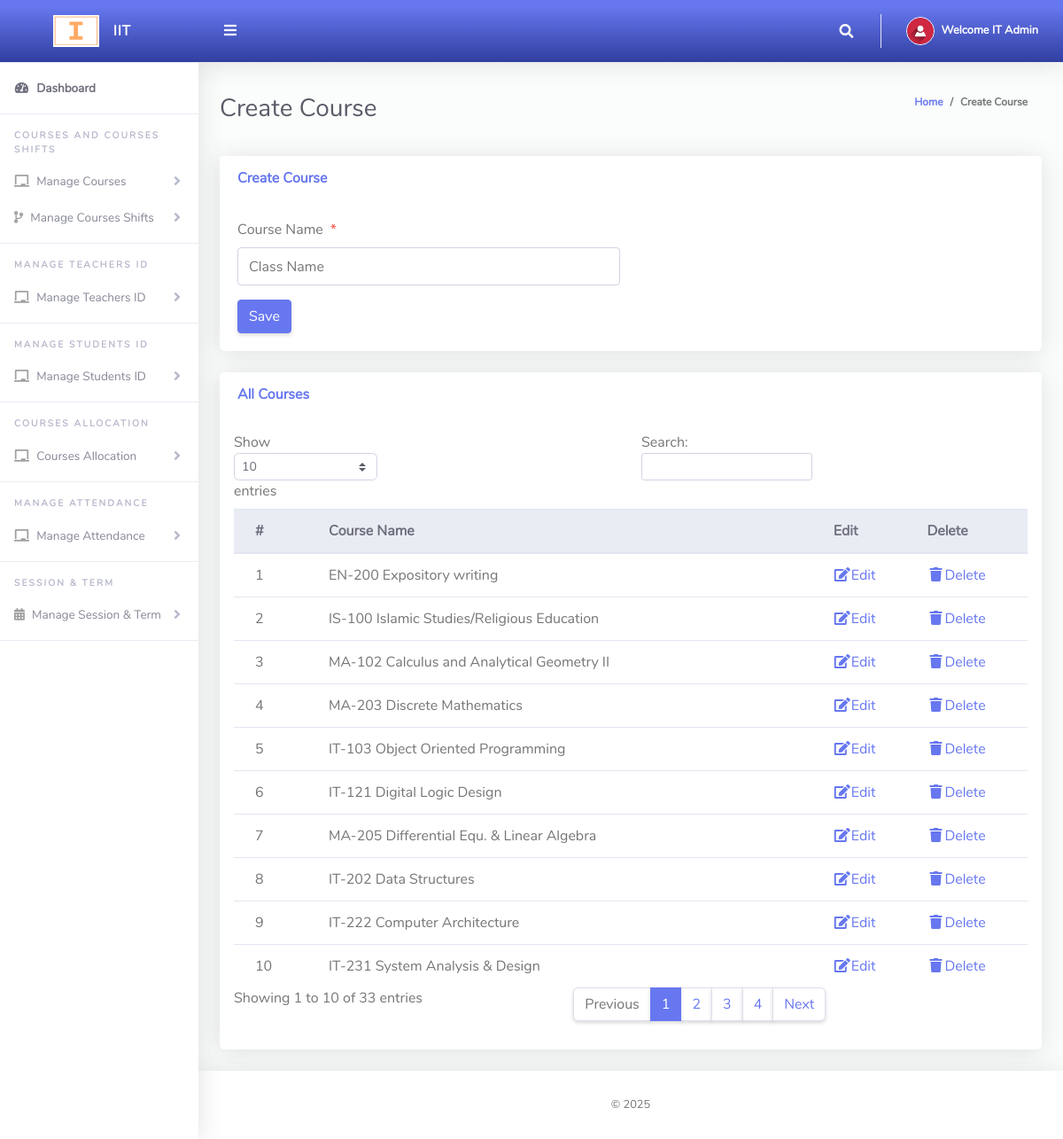
The app's page /Admin/createCourse.php (signed in) with its own data.
### tables this page shows
CREATE TABLE `tblcourse` (
  `Id` int(3) NOT NULL,
  `courseName` varchar(200) NOT NULL
);

### Admin/createCourse.php (the view, shortened to what this page needs)
<?php
include '../Includes/dbcon.php';
?>
<!DOCTYPE html>
<html lang="en">
<head>
  <link href="../vendor/fontawesome-free/css/all.min.css" rel="stylesheet" type="text/css">
  <link href="../vendor/bootstrap/css/bootstrap.min.css" rel="stylesheet" type="text/css">
  <link href="css/ruang-admin.min.css" rel="stylesheet">
</head>
<body id="page-top">
  <div id="wrapper">
      <?php include "Includes/sidebar.php";?>
    <div id="content-wrapper" class="d-flex flex-column">
      <div id="content">
       <?php include "Includes/topbar.php";?>
        <div class="container-fluid" id="container-wrapper">
          <div class="d-sm-flex align-items-center justify-content-between mb-4">
            <h1 class="h3 mb-0 text-gray-800">Create Course</h1>
            <ol class="breadcrumb">
              <li class="breadcrumb-item"><a href="./">Home</a></li>
              <li class="breadcrumb-item active" aria-current="page">Create Course</li>
            </ol>
          </div>
          <div class="row">
            <div class="col-lg-12">
              <div class="card mb-4">
                <div class="card-header py-3 d-flex flex-row align-items-center justify-content-between">
                  <h6 class="m-0 font-weight-bold text-primary">Create Course</h6>
                </div>
                <div class="card-body">
                  <form method="post">
                    <div class="form-group row mb-3">
                        <div class="col-xl-6">
                            <label class="form-control-label">Course Name<span class="text-danger ml-2">*</span></label>
                      <input type="text" class="form-control" name="courseName" value="<?php echo $row['courseName'];?>" id="exampleInputFirstName" placeholder="Class Name">
                        </div>
                    </div>
                      <?php
                    if (isset($Id))
                    {
                    ?>
                    <button type="submit" name="update" class="btn btn-warning">Update</button>
                    &nbsp;&nbsp;&nbsp;&nbsp;&nbsp;&nbsp;&nbsp;&nbsp;&nbsp;&nbsp;
                    <?php
                    } else {
                    ?>
                    <button type="submit" name="save" class="btn btn-primary">Save</button>
                    <?php
                    }
                    ?>
                  </form>
                </div>
              </div>
                 <div class="row">
              <div class="col-lg-12">
              <div class="card mb-4">
                <div class="card-header py-3 d-flex flex-row align-items-center justify-content-between">
                  <h6 class="m-0 font-weight-bold text-primary">All Courses</h6>
                </div>
                <div class="table-responsive p-3">
                  <table class="table align-items-center table-flush table-hover" id="dataTableHover">
                    <thead class="thead-light">
                      <tr>
                        <th>#</th>
                        <th>Course Name</th>
                        <th>Edit</th>
                        <th>Delete</th>
                      </tr>
                    </thead>
                    <tbody>
                  <?php
                      $query = "SELECT * FROM tblcourse";
                      $rs = $conn->query($query);
                      $num = $rs->num_rows;
                      $sn=0;
                      if($num > 0)
                      {
                        while ($rows = $rs->fetch_assoc())
                          {
                             $sn = $sn + 1;
                            echo"
                              <tr>
                                <td>".$sn."</td>
                                <td>".$rows['courseName']."</td>
                                <td><a href='?action=edit&Id=".$rows['Id']."'><i class='fas fa-fw fa-edit'></i>Edit</a></td>
                                <td><a href='?action=delete&Id=".$rows['Id']."'><i class='fas fa-fw fa-trash'></i>Delete</a></td>
                              </tr>";
                          }
                      }
                      else
                      {
                           echo
                           "<div class='alert alert-danger' role='alert'>
                            No Record Found!
                            </div>";
                      }
                      ?>
                    </tbody>
                  </table>
                </div>
              </div>
            </div>
            </div>
          </div>
        </div>
      </div>
       <?php include "Includes/footer.php";?>
    </div>
  </div>
</body>
</html>

### Admin/Includes/topbar.php (shortened to what this page needs)
<?php
  $query = "SELECT * FROM tbladmin WHERE Id = ".$_SESSION['userId']."";
  $rs = $conn->query($query);
  $rows = $rs->fetch_assoc();
  $fullName = $rows['firstName']." ".$rows['lastName'];
?>
<nav class="navbar navbar-expand navbar-light bg-gradient-primary topbar mb-4 static-top">
          <button id="sidebarToggleTop" class="btn btn-link rounded-circle mr-3">
            <i class="fa fa-bars"></i>
          </button>
          <ul class="navbar-nav ml-auto">
            <li class="nav-item dropdown no-arrow">
              <a class="nav-link dropdown-toggle" href="#" id="searchDropdown" role="button" data-toggle="dropdown"
                aria-haspopup="true" aria-expanded="false">
                <i class="fas fa-search fa-fw"></i>
              </a>
            </li>
            <li class="nav-item dropdown no-arrow">
              <a class="nav-link dropdown-toggle" href="#" id="userDropdown" role="button" data-toggle="dropdown"
                aria-haspopup="true" aria-expanded="false">
                <img class="img-profile rounded-circle" src="img/user-icn.png" style="max-width: 60px">
                <span class="ml-2 d-none d-lg-inline text-white small"><b>Welcome <?php echo $fullName;?></b></span>
              </a>
            </li>
          </ul>
        </nav>

### records on screen
tblcourse: courseName "EN-200 Expository writing"
tblcourse: courseName "IS-100 Islamic Studies/Religious Education"
tblcourse: courseName "MA-102 Calculus and Analytical Geometry II"
tblcourse: courseName "MA-203 Discrete Mathematics"
tblcourse: courseName "IT-103 Object Oriented Programming"
tblcourse: courseName "IT-121 Digital Logic Design"
tblcourse: courseName "MA-205 Differential Equ. & Linear Algebra"
tblcourse: courseName "IT-202 Data Structures"
tblcourse: courseName "IT-222 Computer Architecture"
tblcourse: courseName "IT-231 System Analysis & Design"

### other values on screen
$fullName "IT Admin"
